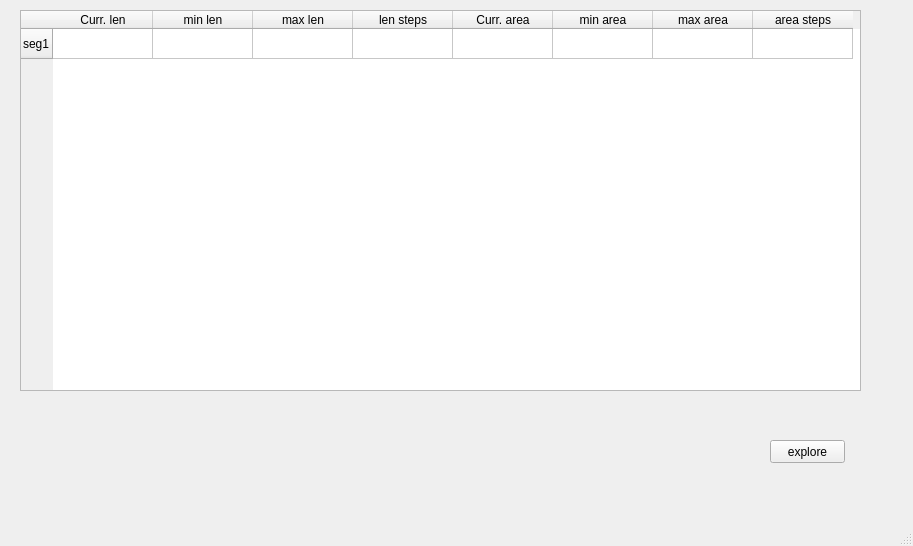
<?xml version="1.0" encoding="UTF-8"?>
<ui version="4.0">
 <class>MainWindow</class>
 <widget class="QMainWindow" name="MainWindow">
  <property name="geometry">
   <rect>
    <x>0</x>
    <y>0</y>
    <width>913</width>
    <height>546</height>
   </rect>
  </property>
  <property name="windowTitle">
   <string>MainWindow</string>
  </property>
  <widget class="QWidget" name="centralwidget">
   <widget class="QTableWidget" name="tableWidget">
    <property name="geometry">
     <rect>
      <x>20</x>
      <y>10</y>
      <width>841</width>
      <height>381</height>
     </rect>
    </property>
    <row>
     <property name="text">
      <string>seg1</string>
     </property>
    </row>
    <column>
     <property name="text">
      <string>Curr. len</string>
     </property>
    </column>
    <column>
     <property name="text">
      <string>min len</string>
     </property>
    </column>
    <column>
     <property name="text">
      <string>max len</string>
     </property>
    </column>
    <column>
     <property name="text">
      <string>len steps</string>
     </property>
    </column>
    <column>
     <property name="text">
      <string>Curr. area</string>
     </property>
    </column>
    <column>
     <property name="text">
      <string>min area</string>
     </property>
    </column>
    <column>
     <property name="text">
      <string>max area</string>
     </property>
    </column>
    <column>
     <property name="text">
      <string>area steps</string>
     </property>
    </column>
   </widget>
   <widget class="QPushButton" name="pushButton">
    <property name="geometry">
     <rect>
      <x>770</x>
      <y>440</y>
      <width>75</width>
      <height>23</height>
     </rect>
    </property>
    <property name="text">
     <string>explore</string>
    </property>
   </widget>
  </widget>
  <widget class="QStatusBar" name="statusbar"/>
 </widget>
 <resources/>
 <connections/>
</ui>
